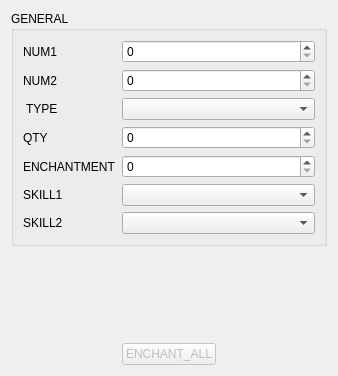
<?xml version="1.0" encoding="UTF-8"?>
<ui version="4.0">
 <class>EquipmentTabForm</class>
 <widget class="QWidget" name="EquipmentTabForm">
  <property name="geometry">
   <rect>
    <x>0</x>
    <y>0</y>
    <width>338</width>
    <height>376</height>
   </rect>
  </property>
  <property name="windowTitle">
   <string notr="true">Form</string>
  </property>
  <layout class="QVBoxLayout" name="verticalLayout">
   <item>
    <widget class="QGroupBox" name="groupBox_4">
     <property name="title">
      <string>GENERAL</string>
     </property>
     <layout class="QVBoxLayout" name="verticalLayout_2">
      <item>
       <layout class="QFormLayout" name="formLayout">
        <item row="0" column="0">
         <widget class="QLabel" name="num1Label">
          <property name="text">
           <string>NUM1</string>
          </property>
         </widget>
        </item>
        <item row="0" column="1">
         <widget class="QSpinBox" name="num1SB">
          <property name="maximum">
           <number>65535</number>
          </property>
         </widget>
        </item>
        <item row="1" column="0">
         <widget class="QLabel" name="num2Label">
          <property name="text">
           <string>NUM2</string>
          </property>
         </widget>
        </item>
        <item row="1" column="1">
         <widget class="QSpinBox" name="num2SB">
          <property name="maximum">
           <number>65535</number>
          </property>
         </widget>
        </item>
        <item row="2" column="0">
         <widget class="QLabel" name="itemLabel">
          <property name="text">
           <string> TYPE</string>
          </property>
         </widget>
        </item>
        <item row="2" column="1">
         <widget class="QComboBox" name="itemCB">
          <property name="minimumSize">
           <size>
            <width>180</width>
            <height>0</height>
           </size>
          </property>
         </widget>
        </item>
        <item row="4" column="0">
         <widget class="QLabel" name="count2Label">
          <property name="text">
           <string>ENCHANTMENT</string>
          </property>
         </widget>
        </item>
        <item row="4" column="1">
         <widget class="QSpinBox" name="count2SB">
          <property name="maximum">
           <number>255</number>
          </property>
         </widget>
        </item>
        <item row="5" column="0">
         <widget class="QLabel" name="skill1Label">
          <property name="text">
           <string>SKILL1</string>
          </property>
         </widget>
        </item>
        <item row="5" column="1">
         <widget class="QComboBox" name="skill1CB"/>
        </item>
        <item row="6" column="0">
         <widget class="QLabel" name="skill2Label">
          <property name="text">
           <string>SKILL2</string>
          </property>
         </widget>
        </item>
        <item row="6" column="1">
         <widget class="QComboBox" name="skill2CB"/>
        </item>
        <item row="3" column="0">
         <widget class="QLabel" name="countLabel">
          <property name="text">
           <string>QTY</string>
          </property>
         </widget>
        </item>
        <item row="3" column="1">
         <widget class="QSpinBox" name="countSB"/>
        </item>
       </layout>
      </item>
     </layout>
    </widget>
   </item>
   <item>
    <spacer name="verticalSpacer">
     <property name="orientation">
      <enum>Qt::Vertical</enum>
     </property>
     <property name="sizeHint" stdset="0">
      <size>
       <width>20</width>
       <height>40</height>
      </size>
     </property>
    </spacer>
   </item>
   <item>
    <layout class="QHBoxLayout" name="horizontalLayout">
     <item>
      <spacer name="horizontalSpacer">
       <property name="orientation">
        <enum>Qt::Horizontal</enum>
       </property>
       <property name="sizeHint" stdset="0">
        <size>
         <width>40</width>
         <height>20</height>
        </size>
       </property>
      </spacer>
     </item>
     <item>
      <widget class="QPushButton" name="enchantB">
       <property name="enabled">
        <bool>false</bool>
       </property>
       <property name="text">
        <string>ENCHANT_ALL</string>
       </property>
      </widget>
     </item>
     <item>
      <spacer name="horizontalSpacer_2">
       <property name="orientation">
        <enum>Qt::Horizontal</enum>
       </property>
       <property name="sizeHint" stdset="0">
        <size>
         <width>40</width>
         <height>20</height>
        </size>
       </property>
      </spacer>
     </item>
    </layout>
   </item>
  </layout>
 </widget>
 <resources/>
 <connections/>
</ui>
